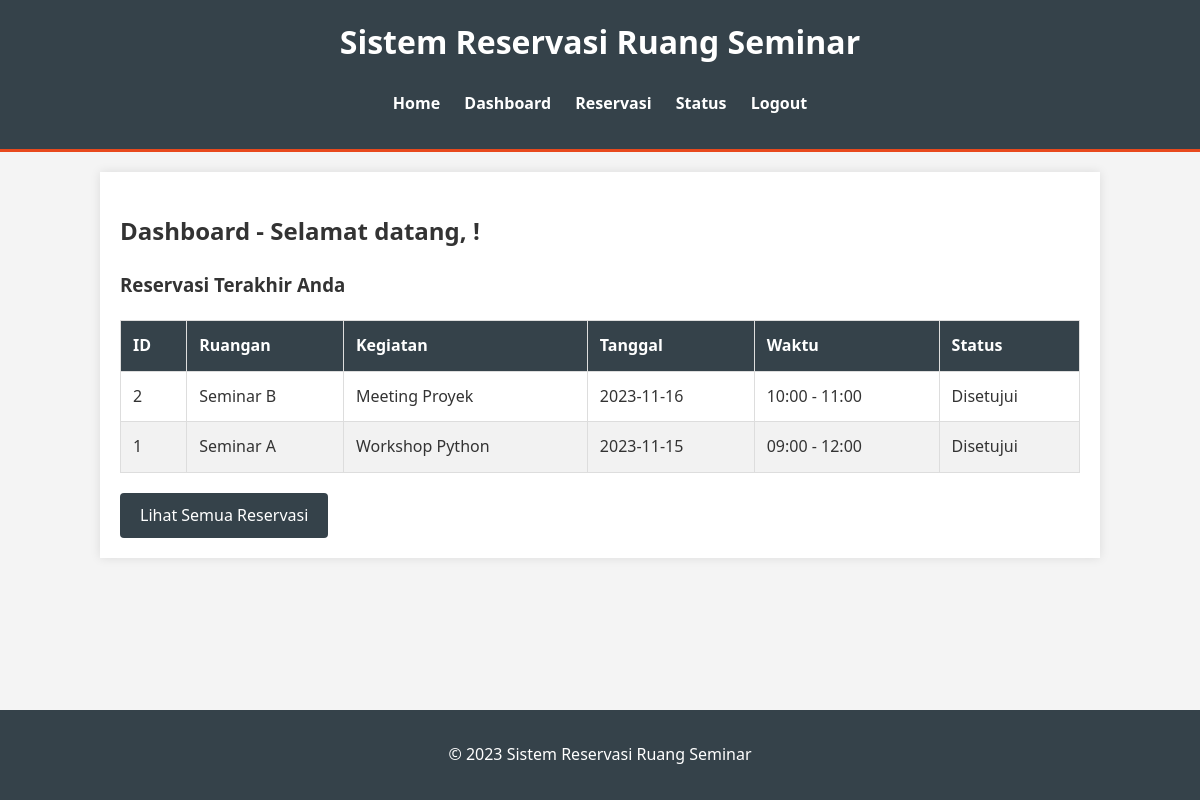
/status (signed in), run on the app's committed database.
### app.py (models this page shows, shortened)
class Reservation(db.Model):
    id = db.Column(db.Integer, primary_key=True)
    user_id = db.Column(db.Integer, db.ForeignKey('user.id'), nullable=False)
    ruangan_id = db.Column(db.String(10), nullable=False) # R001, R002, etc.
    nama_kegiatan = db.Column(db.String(200), nullable=False)
    tanggal = db.Column(db.String(10), nullable=False) # YYYY-MM-DD
    waktu_mulai = db.Column(db.String(5), nullable=False) # HH:MM
    waktu_selesai = db.Column(db.String(5), nullable=False) # HH:MM
    peserta = db.Column(db.Integer, nullable=False)
    status = db.Column(db.String(20), nullable=False, default='Menunggu') # Menunggu, Disetujui, Ditolak

### app.py (the view)
@app.route('/status')
def status():
    if 'username' not in session:
        return redirect(url_for('login'))
    user_reservations = Reservation.query.filter_by(user_id=session['user_id']).order_by(Reservation.tanggal.desc(), Reservation.waktu_mulai.desc()).all()
    return render_template('status.html', reservations=user_reservations, ruangan=ruangan)

### templates/status.html (shortened to what this page needs)
{% extends "base.html" %}
{% block content %}
    <h2>Dashboard - Selamat datang, {{ nama }}!</h2>
    <h3>Reservasi Terakhir Anda</h3>
    {% if reservations %}
        <table>
            <thead>
                <tr>
                    <th>ID</th>
                    <th>Ruangan</th>
                    <th>Kegiatan</th>
                    <th>Tanggal</th>
                    <th>Waktu</th>
                    <th>Status</th>
                </tr>
            </thead>
            <tbody>
                {% for res in reservations %}
                    <tr>
                        <td>{{ res.id }}</td>
                        <td>{{ ruangan[res.ruangan_id]['nama'] }}</td>
                        <td>{{ res.nama_kegiatan }}</td>
                        <td>{{ res.tanggal }}</td>
                        <td>{{ res.waktu_mulai }} - {{ res.waktu_selesai }}</td>
                        <td class="status-{{ res.status|lower }}">
                            {{ res.status }}
                        </td>
                    </tr>
                {% endfor %}
            </tbody>
        </table>
        <a href="{{ url_for('status') }}" class="btn">Lihat Semua Reservasi</a>
    {% else %}
        <p>Anda belum memiliki reservasi.</p>
        <a href="{{ url_for('reservasi') }}" class="btn">Buat Reservasi Baru</a>
    {% endif %}
{% endblock %}

### static/css/style.css (style rules this page uses)
body { font-family: 'Segoe UI', Tahoma, Geneva, Verdana, sans-serif; line-height: 1.6; margin: 0; padding: 0; background-color: #f4f4f4; color: #333; }
button, .btn { display: inline-block; background: #35424a; color: #ffffff; padding: 10px 20px; border: none; border-radius: 4px; cursor: pointer; text-decoration: none; }
table { width: 100%; border-collapse: collapse; margin: 20px 0; }
table, th, td { border: 1px solid #ddd; }
th, td { padding: 12px; text-align: left; }
th { background-color: #35424a; color: white; }
tr:nth-child(even) { background-color: #f2f2f2; }

### data on the page
Reservation: id "2", ruangan "Seminar B", nama_kegiatan "Meeting Proyek", tanggal "2023-11-16", waktu_mulai "10:00", waktu_selesai "11:00", status "Disetujui"
Reservation: id "1", ruangan "Seminar A", nama_kegiatan "Workshop Python", tanggal "2023-11-15", waktu_mulai "09:00", waktu_selesai "12:00", status "Disetujui"
